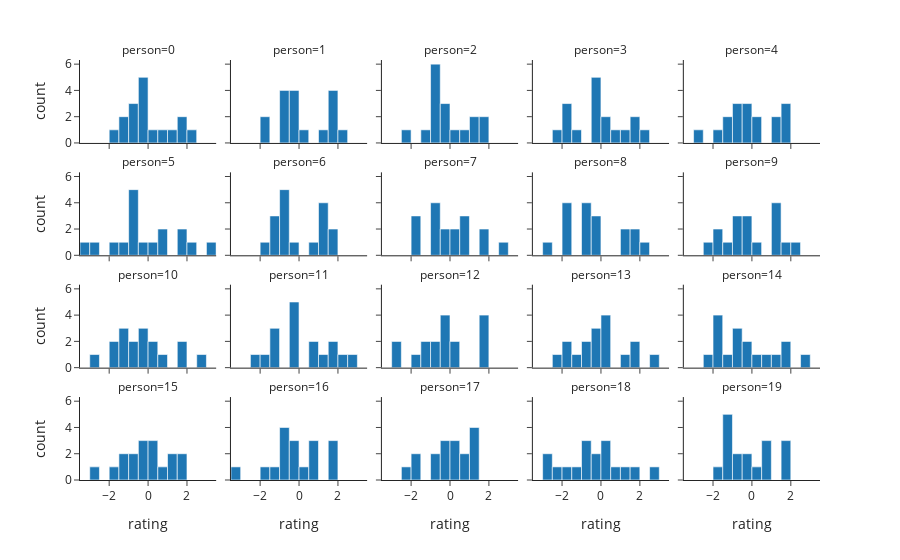

Notebook code for this chart:
### Code cell
px.histogram(ratings_df.groupby('choc').head(20),
                x='rating',
                facet_col='person',
                facet_col_wrap=5,
                template='simple_white')

### Figure 1 — Plotly figure (JSON) as saved in the notebook; plotly's stock layout.template omitted (floating-point values rounded to 4 significant figures)
{"data": [{"alignmentgroup": "True", "bingroup": "x", "hovertemplate": "person=0<br>rating=%{x}<br>count=%{y}<extra></extra>", "legendgroup": "", "marker": {"color": "#1F77B4", "pattern": {"shape": ""}}, "name": "", "offsetgroup": "", "orientation": "v", "showlegend": false, "type": "histogram", "x": [-1.891, 0.01903, 0.7754, -1.407, -0.1147, 1.693, -1.49, -0.3187, 1.648, -0.3141, -0.6196, -0.2388, 1.188, -0.9255, -0.9184, -0.3481, 2.426], "xaxis": "x16", "yaxis": "y16"}, {"alignmentgroup": "True", "bingroup": "x", "hovertemplate": "person=1<br>rating=%{x}<br>count=%{y}<extra></extra>", "legendgroup": "", "marker": {"color": "#1F77B4", "pattern": {"shape": ""}}, "name": "", "offsetgroup": "", "orientation": "v", "showlegend": false, "type": "histogram", "x": [-0.1169, 1.726, 1.635, -1.569, -0.6305, 1.303, -1.821, -0.3824, 2.037, -0.04228, -0.7651, -0.4026, 1.913, -0.6703, -0.5288, 0.4389, 1.601], "xaxis": "x17", "yaxis": "y17"}, {"alignmentgroup": "True", "bingroup": "x", "hovertemplate": "person=2<br>rating=%{x}<br>count=%{y}<extra></extra>", "legendgroup": "", "marker": {"color": "#1F77B4", "pattern": {"shape": ""}}, "name": "", "offsetgroup": "", "orientation": "v", "showlegend": false, "type": "histogram", "x": [-0.5145, 1.826, -0.2538, -1.384, -0.8975, 1.472, -2.333, -0.6198, 0.9621, -0.5024, -0.8627, -0.6806, 1.882, -0.4333, 0.1761, -0.3398, 1.014], "xaxis": "x18", "yaxis": "y18"}, {"alignmentgroup": "True", "bingroup": "x", "hovertemplate": "person=3<br>rating=%{x}<br>count=%{y}<extra></extra>", "legendgroup": "", "marker": {"color": "#1F77B4", "pattern": {"shape": ""}}, "name": "", "offsetgroup": "", "orientation": "v", "showlegend": false, "type": "histogram", "x": [-2.173, 0.3945, -0.01518, -1.637, -0.3549, 2.345, -1.681, -0.4408, 1.268, -1.658, -1.125, 0.584, 1.511, -0.01117, -0.2917, 0.391, 1.68], "xaxis": "x19", "yaxis": "y19"}, {"alignmentgroup": "True", "bingroup": "x", "hovertemplate": "person=4<br>rating=%{x}<br>count=%{y}<extra></extra>", "legendgroup": "", "marker": {"color": "#1F77B4", "pattern": {"shape": ""}}, "name": "", "offsetgroup": "", "orientation": "v", "showlegend": false, "type": "histogram", "x": [-0.7113, 0.3488, 0.1972, -1.716, -0.6313, 1.195, -2.889, -0.4196, 1.442, -1.105, -1.351, 1.579, 1.834, -0.2337, -0.4106, -0.5076, 1.967], "xaxis": "x20", "yaxis": "y20"}, {"alignmentgroup": "True", "bingroup": "x", "hovertemplate": "person=5<br>rating=%{x}<br>count=%{y}<extra></extra>", "legendgroup": "", "marker": {"color": "#1F77B4", "pattern": {"shape": ""}}, "name": "", "offsetgroup": "", "orientation": "v", "showlegend": false, "type": "histogram", "x": [-0.7336, 0.5869, 0.886, -1.221, -0.8579, 1.755, -2.821, -0.3988, 1.545, -3.13, -1.553, 0.1779, 2.12, -0.564, -0.8791, -0.7316, 3.007], "xaxis": "x11", "yaxis": "y11"}, {"alignmentgroup": "True", "bingroup": "x", "hovertemplate": "person=6<br>rating=%{x}<br>count=%{y}<extra></extra>", "legendgroup": "", "marker": {"color": "#1F77B4", "pattern": {"shape": ""}}, "name": "", "offsetgroup": "", "orientation": "v", "showlegend": false, "type": "histogram", "x": [-0.9802, 1.09, 1.271, -1.385, -0.6428, 1.318, -1.583, -0.6045, 1.165, -1.228, -0.7452, 0.8972, 1.8, -0.5973, -1.179, -0.2257, 1.582], "xaxis": "x12", "yaxis": "y12"}, {"alignmentgroup": "True", "bingroup": "x", "hovertemplate": "person=7<br>rating=%{x}<br>count=%{y}<extra></extra>", "legendgroup": "", "marker": {"color": "#1F77B4", "pattern": {"shape": ""}}, "name": "", "offsetgroup": "", "orientation": "v", "showlegend": false, "type": "histogram", "x": [0.5433, 0.9815, 0.2893, -1.589, -0.5585, 1.592, -1.556, -0.4185, 0.8322, -0.637, -0.9385, -0.7562, 1.562, -0.1575, 0.2467, -1.9, 2.722], "xaxis": "x13", "yaxis": "y13"}, {"alignmentgroup": "True", "bingroup": "x", "hovertemplate": "person=8<br>rating=%{x}<br>count=%{y}<extra></extra>", "legendgroup": "", "marker": {"color": "#1F77B4", "pattern": {"shape": ""}}, "name": "", "offsetgroup": "", "orientation": "v", "showlegend": false, "type": "histogram", "x": [-1.552, 1.779, -0.5757, -1.528, -0.3797, 1.503, -2.602, -0.5423, 1.233, -1.917, -1.621, -0.07748, 1.404, -0.7908, -0.4723, -0.5005, 2.23], "xaxis": "x14", "yaxis": "y14"}, {"alignmentgroup": "True", "bingroup": "x", "hovertemplate": "person=9<br>rating=%{x}<br>count=%{y}<extra></extra>", "legendgroup": "", "marker": {"color": "#1F77B4", "pattern": {"shape": ""}}, "name": "", "offsetgroup": "", "orientation": "v", "showlegend": false, "type": "histogram", "x": [-0.662, 1.172, 0.277, -1.717, -0.6331, 1.826, -2.45, -0.3305, 1.022, -1.569, -0.3909, 1.173, 1.301, -1.238, -0.6447, -0.3892, 2.401], "xaxis": "x15", "yaxis": "y15"}, {"alignmentgroup": "True", "bingroup": "x", "hovertemplate": "person=10<br>rating=%{x}<br>count=%{y}<extra></extra>", "legendgroup": "", "marker": {"color": "#1F77B4", "pattern": {"shape": ""}}, "name": "", "offsetgroup": "", "orientation": "v", "showlegend": false, "type": "histogram", "x": [-1.068, -0.006624, -0.1221, -1.86, -0.6366, 1.591, -2.822, -0.5197, 0.6847, 0.1465, -0.4159, -1.697, 1.628, -1.174, 0.04938, -1.219, 2.507], "xaxis": "x6", "yaxis": "y6"}, {"alignmentgroup": "True", "bingroup": "x", "hovertemplate": "person=11<br>rating=%{x}<br>count=%{y}<extra></extra>", "legendgroup": "", "marker": {"color": "#1F77B4", "pattern": {"shape": ""}}, "name": "", "offsetgroup": "", "orientation": "v", "showlegend": false, "type": "histogram", "x": [-0.3134, 0.9497, 0.6304, -1.597, -0.3813, 1.577, -2.403, -0.4356, 1.219, -1.251, -0.2558, 1.614, 2.064, -0.4593, -1.235, -1.135, 2.986], "xaxis": "x7", "yaxis": "y7"}, {"alignmentgroup": "True", "bingroup": "x", "hovertemplate": "person=12<br>rating=%{x}<br>count=%{y}<extra></extra>", "legendgroup": "", "marker": {"color": "#1F77B4", "pattern": {"shape": ""}}, "name": "", "offsetgroup": "", "orientation": "v", "showlegend": false, "type": "histogram", "x": [-2.528, -0.2902, 0.3731, -1.321, -0.5609, 1.856, -2.514, -0.4289, 1.595, -0.9085, -1.501, -1.018, 1.59, -0.3816, -0.326, 0.01589, 1.782], "xaxis": "x8", "yaxis": "y8"}, {"alignmentgroup": "True", "bingroup": "x", "hovertemplate": "person=13<br>rating=%{x}<br>count=%{y}<extra></extra>", "legendgroup": "", "marker": {"color": "#1F77B4", "pattern": {"shape": ""}}, "name": "", "offsetgroup": "", "orientation": "v", "showlegend": false, "type": "histogram", "x": [0.08143, 0.323, -0.7452, -1.688, -0.2817, 1.568, -2.063, -0.5514, 1.608, -1.593, -1.201, 0.4618, 1.348, -0.3764, 0.023, -0.4831, 2.609], "xaxis": "x9", "yaxis": "y9"}, {"alignmentgroup": "True", "bingroup": "x", "hovertemplate": "person=14<br>rating=%{x}<br>count=%{y}<extra></extra>", "legendgroup": "", "marker": {"color": "#1F77B4", "pattern": {"shape": ""}}, "name": "", "offsetgroup": "", "orientation": "v", "showlegend": false, "type": "histogram", "x": [-1.624, 0.8128, -0.2255, -1.625, -0.5331, 1.391, -1.937, -0.6051, 1.508, -2.067, -1.012, -0.7514, 1.658, 0.1223, -0.1602, -1.541, 2.631], "xaxis": "x10", "yaxis": "y10"}, {"alignmentgroup": "True", "bingroup": "x", "hovertemplate": "person=15<br>rating=%{x}<br>count=%{y}<extra></extra>", "legendgroup": "", "marker": {"color": "#1F77B4", "pattern": {"shape": ""}}, "name": "", "offsetgroup": "", "orientation": "v", "showlegend": false, "type": "histogram", "x": [-0.7953, 0.1576, 0.566, -1.289, -0.4168, 1.822, -2.684, -0.2952, 1.187, -1.744, -1.229, 0.001202, 1.649, -0.297, 0.1292, -0.5128, 1.102], "xaxis": "x", "yaxis": "y"}, {"alignmentgroup": "True", "bingroup": "x", "hovertemplate": "person=16<br>rating=%{x}<br>count=%{y}<extra></extra>", "legendgroup": "", "marker": {"color": "#1F77B4", "pattern": {"shape": ""}}, "name": "", "offsetgroup": "", "orientation": "v", "showlegend": false, "type": "histogram", "x": [-0.4418, 1.582, 0.5845, -1.55, -0.9722, 1.63, -3.05, -0.4804, 0.6771, -1.334, -0.7504, 0.7746, 1.618, -0.7115, -0.122, -0.5824, 0.03751], "xaxis": "x2", "yaxis": "y2"}, {"alignmentgroup": "True", "bingroup": "x", "hovertemplate": "person=17<br>rating=%{x}<br>count=%{y}<extra></extra>", "legendgroup": "", "marker": {"color": "#1F77B4", "pattern": {"shape": ""}}, "name": "", "offsetgroup": "", "orientation": "v", "showlegend": false, "type": "histogram", "x": [-1.995, 1.229, 0.1863, -1.912, -0.2737, 1.24, -2.174, -0.4674, 0.8275, -0.8321, -0.1434, 0.05211, 1.454, -0.8996, 0.09444, 0.5257, 1.422], "xaxis": "x3", "yaxis": "y3"}, {"alignmentgroup": "True", "bingroup": "x", "hovertemplate": "person=18<br>rating=%{x}<br>count=%{y}<extra></extra>", "legendgroup": "", "marker": {"color": "#1F77B4", "pattern": {"shape": ""}}, "name": "", "offsetgroup": "", "orientation": "v", "showlegend": false, "type": "histogram", "x": [-2.767, 0.6609, 0.1541, -1.601, -0.7295, 1.16, -2.293, -0.5015, 0.4125, -2.712, -0.2321, -0.3335, 1.569, -1.475, -0.6113, 0.2043, 2.554], "xaxis": "x4", "yaxis": "y4"}, {"alignmentgroup": "True", "bingroup": "x", "hovertemplate": "person=19<br>rating=%{x}<br>count=%{y}<extra></extra>", "legendgroup": "", "marker": {"color": "#1F77B4", "pattern": {"shape": ""}}, "name": "", "offsetgroup": "", "orientation": "v", "showlegend": false, "type": "histogram", "x": [-0.9012, 0.962, 0.7956, -1.306, -1.066, 1.777, -1.948, -0.363, 0.9651, -1.022, -0.7466, -1.1, 1.739, -1.096, 0.2765, -0.3704, 1.925], "xaxis": "x5", "yaxis": "y5"}], "layout": {"annotations": [{"font": {}, "showarrow": false, "text": "person=15", "x": 0.092, "xanchor": "center", "xref": "paper", "y": 0.1975, "yanchor": "bottom", "yref": "paper"}, {"font": {}, "showarrow": false, "text": "person=16", "x": 0.296, "xanchor": "center", "xref": "paper", "y": 0.1975, "yanchor": "bottom", "yref": "paper"}, {"font": {}, "showarrow": false, "text": "person=17", "x": 0.5, "xanchor": "center", "xref": "paper", "y": 0.1975, "yanchor": "bottom", "yref": "paper"}, {"font": {}, "showarrow": false, "text": "person=18", "x": 0.704, "xanchor": "center", "xref": "paper", "y": 0.1975, "yanchor": "bottom", "yref": "paper"}, {"font": {}, "showarrow": false, "text": "person=19", "x": 0.908, "xanchor": "center", "xref": "paper", "y": 0.1975, "yanchor": "bottom", "yref": "paper"}, {"font": {}, "showarrow": false, "text": "person=10", "x": 0.092, "xanchor": "center", "xref": "paper", "y": 0.465, "yanchor": "bottom", "yref": "paper"}, {"font": {}, "showarrow": false, "text": "person=11", "x": 0.296, "xanchor": "center", "xref": "paper", "y": 0.465, "yanchor": "bottom", "yref": "paper"}, {"font": {}, "showarrow": false, "text": "person=12", "x": 0.5, "xanchor": "center", "xref": "paper", "y": 0.465, "yanchor": "bottom", "yref": "paper"}, {"font": {}, "showarrow": false, "text": "person=13", "x": 0.704, "xanchor": "center", "xref": "paper", "y": 0.465, "yanchor": "bottom", "yref": "paper"}, {"font": {}, "showarrow": false, "text": "person=14", "x": 0.908, "xanchor": "center", "xref": "paper", "y": 0.465, "yanchor": "bottom", "yref": "paper"}, {"font": {}, "showarrow": false, "text": "person=5", "x": 0.092, "xanchor": "center", "xref": "paper", "y": 0.7325, "yanchor": "bottom", "yref": "paper"}, {"font": {}, "showarrow": false, "text": "person=6", "x": 0.296, "xanchor": "center", "xref": "paper", "y": 0.7325, "yanchor": "bottom", "yref": "paper"}, {"font": {}, "showarrow": false, "text": "person=7", "x": 0.5, "xanchor": "center", "xref": "paper", "y": 0.7325, "yanchor": "bottom", "yref": "paper"}, {"font": {}, "showarrow": false, "text": "person=8", "x": 0.704, "xanchor": "center", "xref": "paper", "y": 0.7325, "yanchor": "bottom", "yref": "paper"}, {"font": {}, "showarrow": false, "text": "person=9", "x": 0.908, "xanchor": "center", "xref": "paper", "y": 0.7325, "yanchor": "bottom", "yref": "paper"}, {"font": {}, "showarrow": false, "text": "person=0", "x": 0.092, "xanchor": "center", "xref": "paper", "y": 1, "yanchor": "bottom", "yref": "paper"}, {"font": {}, "showarrow": false, "text": "person=1", "x": 0.296, "xanchor": "center", "xref": "paper", "y": 1, "yanchor": "bottom", "yref": "paper"}, {"font": {}, "showarrow": false, "text": "person=2", "x": 0.5, "xanchor": "center", "xref": "paper", "y": 1, "yanchor": "bottom", "yref": "paper"}, {"font": {}, "showarrow": false, "text": "person=3", "x": 0.704, "xanchor": "center", "xref": "paper", "y": 1, "yanchor": "bottom", "yref": "paper"}, {"font": {}, "showarrow": false, "text": "person=4", "x": 0.908, "xanchor": "center", "xref": "paper", "y": 1, "yanchor": "bottom", "yref": "paper"}], "barmode": "relative", "legend": {"tracegroupgap": 0}, "margin": {"t": 60}, "xaxis": {"anchor": "y", "domain": [0, 0.184], "title": {"text": "rating"}}, "xaxis10": {"anchor": "y10", "domain": [0.816, 1], "matches": "x", "showticklabels": false}, "xaxis11": {"anchor": "y11", "domain": [0, 0.184], "matches": "x", "showticklabels": false}, "xaxis12": {"anchor": "y12", "domain": [0.204, 0.388], "matches": "x", "showticklabels": false}, "xaxis13": {"anchor": "y13", "domain": [0.408, 0.592], "matches": "x", "showticklabels": false}, "xaxis14": {"anchor": "y14", "domain": [0.612, 0.796], "matches": "x", "showticklabels": false}, "xaxis15": {"anchor": "y15", "domain": [0.816, 1], "matches": "x", "showticklabels": false}, "xaxis16": {"anchor": "y16", "domain": [0, 0.184], "matches": "x", "showticklabels": false}, "xaxis17": {"anchor": "y17", "domain": [0.204, 0.388], "matches": "x", "showticklabels": false}, "xaxis18": {"anchor": "y18", "domain": [0.408, 0.592], "matches": "x", "showticklabels": false}, "xaxis19": {"anchor": "y19", "domain": [0.612, 0.796], "matches": "x", "showticklabels": false}, "xaxis2": {"anchor": "y2", "domain": [0.204, 0.388], "matches": "x", "title": {"text": "rating"}}, "xaxis20": {"anchor": "y20", "domain": [0.816, 1], "matches": "x", "showticklabels": false}, "xaxis3": {"anchor": "y3", "domain": [0.408, 0.592], "matches": "x", "title": {"text": "rating"}}, "xaxis4": {"anchor": "y4", "domain": [0.612, 0.796], "matches": "x", "title": {"text": "rating"}}, "xaxis5": {"anchor": "y5", "domain": [0.816, 1], "matches": "x", "title": {"text": "rating"}}, "xaxis6": {"anchor": "y6", "domain": [0, 0.184], "matches": "x", "showticklabels": false}, "xaxis7": {"anchor": "y7", "domain": [0.204, 0.388], "matches": "x", "showticklabels": false}, "xaxis8": {"anchor": "y8", "domain": [0.408, 0.592], "matches": "x", "showticklabels": false}, "xaxis9": {"anchor": "y9", "domain": [0.612, 0.796], "matches": "x", "showticklabels": false}, "yaxis": {"anchor": "x", "domain": [0, 0.1975], "title": {"text": "count"}}, "yaxis10": {"anchor": "x10", "domain": [0.2675, 0.465], "matches": "y", "showticklabels": false}, "yaxis11": {"anchor": "x11", "domain": [0.535, 0.7325], "matches": "y", "title": {"text": "count"}}, "yaxis12": {"anchor": "x12", "domain": [0.535, 0.7325], "matches": "y", "showticklabels": false}, "yaxis13": {"anchor": "x13", "domain": [0.535, 0.7325], "matches": "y", "showticklabels": false}, "yaxis14": {"anchor": "x14", "domain": [0.535, 0.7325], "matches": "y", "showticklabels": false}, "yaxis15": {"anchor": "x15", "domain": [0.535, 0.7325], "matches": "y", "showticklabels": false}, "yaxis16": {"anchor": "x16", "domain": [0.8025, 1], "matches": "y", "title": {"text": "count"}}, "yaxis17": {"anchor": "x17", "domain": [0.8025, 1], "matches": "y", "showticklabels": false}, "yaxis18": {"anchor": "x18", "domain": [0.8025, 1], "matches": "y", "showticklabels": false}, "yaxis19": {"anchor": "x19", "domain": [0.8025, 1], "matches": "y", "showticklabels": false}, "yaxis2": {"anchor": "x2", "domain": [0, 0.1975], "matches": "y", "showticklabels": false}, "yaxis20": {"anchor": "x20", "domain": [0.8025, 1], "matches": "y", "showticklabels": false}, "yaxis3": {"anchor": "x3", "domain": [0, 0.1975], "matches": "y", "showticklabels": false}, "yaxis4": {"anchor": "x4", "domain": [0, 0.1975], "matches": "y", "showticklabels": false}, "yaxis5": {"anchor": "x5", "domain": [0, 0.1975], "matches": "y", "showticklabels": false}, "yaxis6": {"anchor": "x6", "domain": [0.2675, 0.465], "matches": "y", "title": {"text": "count"}}, "yaxis7": {"anchor": "x7", "domain": [0.2675, 0.465], "matches": "y", "showticklabels": false}, "yaxis8": {"anchor": "x8", "domain": [0.2675, 0.465], "matches": "y", "showticklabels": false}, "yaxis9": {"anchor": "x9", "domain": [0.2675, 0.465], "matches": "y", "showticklabels": false}}}
